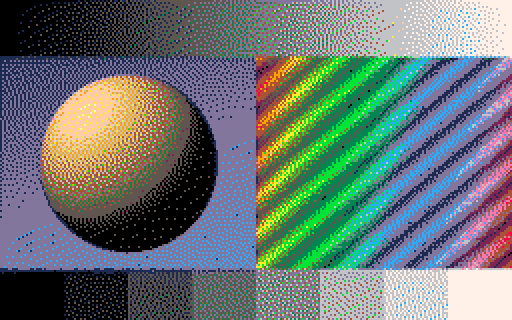
#> input picture skills/cx-dither-animacoes/scripts/proof/fs-pico8.png, 512 x 320 px
$ python dither_image.py ../proof/fs-pico8.png out.png
#> lines starting #> are read from the running program, lines starting #| are printed output that depends on the picture
### skills/cx-dither-animacoes/scripts/python/palette_tools.py
#!/usr/bin/env python3
"""Ferramentas de paleta para dither: rampas, gradient-map, contraste WCAG e presets.

Convencao: toda paleta/rampa e uma lista de cores do MAIS ESCURO para o MAIS CLARO
(indice 0 = sombra, ultimo = luz). O dither usa a ordem exatamente como foi dada.

Uso (CLI):
  python3 palette_tools.py presets
  python3 palette_tools.py ramp "#0A1A7A" "#F5F7FF" -n 4
  python3 palette_tools.py map in.png out.png --palette "#0A1A7A,#7BE8FF,#F5F7FF,#FFE24A"
  python3 palette_tools.py contrast "#FFE24A" "#0A1A7A"
  python3 palette_tools.py svg-tones --preset pixel-azul      # tableValues p/ svg-tone-filter.js
Como modulo: from palette_tools import parse_palette, ramp, gradient_map, contrast, PRESETS
"""
import argparse
import sys

import numpy as np
from PIL import Image

# Presets reais do trabalho (rodadas 3 a 5). Ordem: sombra -> luz.
PRESETS = {
    # azul cobalto pixel-art (d3): marinho, ciano, quase branco, amarelo
    "pixel-azul": ["#0A1A7A", "#7BE8FF", "#F5F7FF", "#FFE24A"],
    # "dither cinema": 4 tons de cinza neutros (base para tingir depois por filtro/shader)
    "cinema": ["#0A0A0A", "#5A5A5A", "#B0B0B0", "#FFFFFF"],
    # dinheiro/notas: roxo, turquesa, ouro brilhante, creme
    "notas": ["#4C1D95", "#2DD4BF", "#FFC933", "#F2ECDC"],
    # extras uteis
    "lima": ["#1F6B3A", "#6FB82E", "#B8F23B", "#F4FFD0"],
    "ouro": ["#8A5A00", "#E09A00", "#FFC21A", "#FFE79A"],
    "coral": ["#8A1F3B", "#D63A5E", "#FF4F7B", "#FFC2CF"],
    "cobalto-3": ["#001A9A", "#002FFF", "#4D7BFF"],
    "papel": ["#2B2118", "#7A5C3E", "#D8C7A5", "#FAF6EA"],
}


# ------------------------------------------------------------------ cores
def hex_to_rgb(h):
    h = h.strip().lstrip("#")
    if len(h) == 3:
        h = "".join(c * 2 for c in h)
    if len(h) != 6:
        raise ValueError(f"cor invalida: {h!r} (use #RRGGBB)")
    return tuple(int(h[i:i + 2], 16) for i in (0, 2, 4))


def rgb_to_hex(rgb):
    return "#%02X%02X%02X" % tuple(int(round(max(0, min(255, c)))) for c in rgb)


def parse_palette(spec):
    """'#a,#b,#c' | nome de preset | lista -> np.ndarray (N,3) uint8."""
    if isinstance(spec, str):
        key = spec.strip().lower()
        spec = PRESETS[key] if key in PRESETS else [s for s in spec.split(",") if s.strip()]
    if len(spec) < 2:
        raise ValueError("a paleta precisa de pelo menos 2 cores")
    return np.array([hex_to_rgb(c) if isinstance(c, str) else tuple(c) for c in spec], np.uint8)


# ------------------------------------------------------------------ rampas
# [11 lines left out: function ramp, not called in this run]


def _to_lin(c):
    c = np.asarray(c, float)
    return np.where(c <= 0.04045, c / 12.92, ((c + 0.055) / 1.055) ** 2.4)


def _from_lin(c):
    c = np.asarray(c, float)
    return np.where(c <= 0.0031308, c * 12.92, 1.055 * np.power(np.maximum(c, 0), 1 / 2.4) - 0.055)


# ------------------------------------------------------------------ luminancia / contraste
def luma(rgb):
    """Luminancia perceptual simples (Rec.709 em sRGB) 0..1; funciona com arrays (...,3)."""
    rgb = np.asarray(rgb, np.float32)
    return (rgb[..., 0] * 0.2126 + rgb[..., 1] * 0.7152 + rgb[..., 2] * 0.0722) / 255.0


# [12 lines left out: functions rel_luminance, contrast, not called in this run]


def wcag_grade(r):
    return "AAA" if r >= 7 else "AA" if r >= 4.5 else "AA-grande" if r >= 3 else "FALHA"


# ------------------------------------------------------------------ gradient-map
# [21 lines left out: function gradient_map, not called in this run]


# alias semantico: converter um PNG cinza (poucos tons) para a paleta
gray_to_palette = gradient_map


# [45 lines left out: functions svg_table_values, _cli, not called in this run]


# [2 lines that do not run on import are left out]

### skills/cx-dither-animacoes/scripts/python/dither_image.py
#!/usr/bin/env python3
"""dither_image.py - dither, halftone, hachura e pixel-art em imagens (Pillow + numpy).

Exemplos:
  python3 dither_image.py in.png out.png --algo bayer8 --preset pixel-azul --cell 4
  python3 dither_image.py in.png out.png --algo floyd --palette "#0A1A7A,#7BE8FF,#F5F7FF,#FFE24A"
  python3 dither_image.py in.png out.png --algo halftone --preset cinema --cell 8
  python3 dither_image.py in.png out.png --algo bayer8 --preset notas --pixel-grid 128 --scale 2

Algoritmos:
  bayer2|bayer4|bayer8  dither ordenado (matriz de Bayer). Cada "pixel" do dither tem --cell px.
  floyd                 difusao de erro Floyd-Steinberg (grao organico).
  atkinson              difusao de erro Atkinson (contraste alto, estilo Mac antigo).
  halftone              retícula de pontos a 45 graus; --cell = periodo do ponto em px.
  hatch                 hachura diagonal (gravura); --cell = periodo das linhas em px;
                        regioes bem escuras ganham a hachura cruzada.

Paleta: --palette "#a,#b,#c,#d" (do MAIS ESCURO ao MAIS CLARO, ordem usada tal qual) ou
  --preset (pixel-azul | cinema | notas | ... veja `palette_tools.py presets`). N cores = N tons.

Tamanho:
  --scale S      redimensiona a entrada (Lanczos) por S ANTES do dither (2 = o dobro de resolucao).
  --cell C       lado, em pixels de saida, de cada "pixel" do dither (blocos C x C).
  --pixel-grid N reduz o maior lado para uma grade logica de N pixels, dithera pixel a pixel e
                 amplia com NEAREST (fator inteiro). Cada pixel logico vira um bloco nitido.
Alfa:
  Por padrao o alfa e preservado em blocos (alfa >= 50% da celula = opaco, senao transparente:
  borda nitida de pixel-art). --keep-alpha mantem o alfa ORIGINAL (bordas suaves, resolucao cheia).
Ajustes: --gamma (>1 escurece meios-tons), --lo/--hi (niveis de entrada 0..1), --invert,
  --amount (forca do dither ordenado: 0 = posteriza, 1 = normal).
Saida determinística (sem aleatoriedade). Error-diffusion em Python puro: com --cell 1 em
imagens grandes leva alguns segundos; prefira --cell >= 2 ou --pixel-grid.
"""
import argparse
import os
import sys

import numpy as np
from PIL import Image

sys.path.insert(0, os.path.dirname(os.path.abspath(__file__)))
from palette_tools import PRESETS, luma, parse_palette  # noqa: E402

ALGOS = ["bayer2", "bayer4", "bayer8", "floyd", "atkinson", "halftone", "hatch"]


# ------------------------------------------------------------------ matrizes / limiares
def bayer(n):
    """Matriz de Bayer n x n (n potencia de 2) com inteiros 0..n*n-1."""
    m = np.array([[0]])
    while m.shape[0] < n:
        m = np.block([[4 * m, 4 * m + 2], [4 * m + 3, 4 * m + 1]])
    return m


def bayer_threshold(shape, n):
    """Limiar 0..1 (centro do degrau) ladrilhado para o formato `shape` (h, w)."""
    b = (bayer(n) + 0.5) / (n * n)
    h, w = shape
    return np.tile(b, (h // n + 1, w // n + 1))[:h, :w].astype(np.float32)


def apply_levels(lum, lo, hi, gamma, invert):
    out = np.clip((lum - lo) / max(1e-6, hi - lo), 0, 1)
    if gamma != 1:
        out = out ** gamma
    return 1 - out if invert else out


def tone_index(lum, thr, n):
    """lum 0..1 + limiar 0..1 -> indice de tom 0..n-1 (gradient-map com dither)."""
    f = np.clip(lum, 0, 1) * (n - 1)
    base = np.floor(f)
    frac = f - base
    return np.clip(base + (frac > thr), 0, n - 1).astype(np.int32)


# ------------------------------------------------------------------ difusao de erro
# [43 lines left out: functions diffuse, screen_threshold, not called in this run]


# ------------------------------------------------------------------ reducao ciente de alfa
def reduce_lum(lum, alpha, gw, gh):
    """Media por celula da luminancia ponderada por alfa -> (lum_grid, alpha_grid)."""
    def box(a):
        return np.asarray(Image.fromarray(a.astype(np.float32), "F").resize((gw, gh), Image.BOX))
    am = box(alpha)
    lm = box(lum * alpha)
    return np.where(am > 1e-4, lm / np.maximum(am, 1e-4), 0).astype(np.float32), am


def resize_f(a, size, resample):
    return np.asarray(Image.fromarray(a.astype(np.float32), "F").resize(size, resample))


# ------------------------------------------------------------------ pipeline
def dither_image(im, algo="bayer8", palette="pixel-azul", cell=4, scale=1.0, pixel_grid=0,
                 keep_alpha=False, gamma=1.0, lo=0.0, hi=1.0, invert=False, amount=1.0):
    if algo not in ALGOS:
        raise ValueError(f"algo invalido: {algo} (use {ALGOS})")
    pal = parse_palette(palette)
    n = len(pal)
    im = im.convert("RGBA")
    if scale != 1:
        im = im.resize((max(1, round(im.width * scale)), max(1, round(im.height * scale))), Image.LANCZOS)
    W, H = im.size
    arr = np.asarray(im)
    lum = apply_levels(luma(arr[..., :3]), lo, hi, gamma, invert)
    alpha = arr[..., 3].astype(np.float32) / 255.0

    if pixel_grid:
        # grade logica: maior lado = pixel_grid; cada pixel logico vira k x k na saida
        if W >= H:
            gw, gh = pixel_grid, max(1, round(pixel_grid * H / W))
        else:
            gh, gw = pixel_grid, max(1, round(pixel_grid * W / H))
        k = max(1, round(max(W, H) / pixel_grid))
        blocks = True
    else:
        k = max(1, int(cell))
        gw, gh = -(-W // k), -(-H // k)
        blocks = algo in ("bayer2", "bayer4", "bayer8", "floyd", "atkinson")

    if blocks:
        lg, ag = reduce_lum(lum, alpha, gw, gh)
        if algo.startswith("bayer"):
            nb = int(algo[5:])
            thr = 0.5 + (bayer_threshold((gh, gw), nb) - 0.5) * amount
            idx = tone_index(lg, thr, n)
        elif algo in ("floyd", "atkinson"):
            idx = diffuse(lg, n, algo)
        else:  # halftone/hatch em grade logica: periodo = cell em pixels logicos (so com --pixel-grid)
            period = max(2.0, float(cell))
            idx = tone_index(lg, screen_threshold((gh, gw), algo, period), n)
        rgb = pal[idx]
        ah = (ag >= 0.5)
        up = lambda a: np.repeat(np.repeat(a, k, axis=0), k, axis=1)
        rgb = up(rgb)
        ahard = up(ah)
        outW, outH = gw * k, gh * k
        if not pixel_grid:  # recorta a sobra do ultimo bloco
            rgb, ahard, outW, outH = rgb[:H, :W], ahard[:H, :W], W, H
        a8 = np.where(ahard, 255, 0).astype(np.uint8)
        if keep_alpha:
            a8 = np.asarray(Image.fromarray((alpha * 255).astype(np.uint8)).resize((outW, outH), Image.LANCZOS))
    else:
        # halftone / hatch em resolucao cheia, luminancia suavizada pelo periodo
        period = max(2.0, float(cell))
        lg, ag = reduce_lum(lum, alpha, max(1, round(W / period)), max(1, round(H / period)))
        lf = resize_f(lg, (W, H), Image.BILINEAR)
        thr = screen_threshold((H, W), algo, period)
        idx = tone_index(lf, thr, n)
        rgb = pal[idx]
        a8 = (alpha * 255).astype(np.uint8) if keep_alpha else np.where(alpha >= 0.5, 255, 0).astype(np.uint8)

    out = np.dstack([rgb.astype(np.uint8), a8])
    return Image.fromarray(out, "RGBA")


def main():
    ap = argparse.ArgumentParser(description=__doc__, formatter_class=argparse.RawDescriptionHelpFormatter)
    ap.add_argument("inp")
    ap.add_argument("out")
    ap.add_argument("--algo", choices=ALGOS, default="bayer8")
    g = ap.add_mutually_exclusive_group()
    g.add_argument("--palette", help='"#a,#b,..." do mais escuro ao mais claro')
    g.add_argument("--preset", choices=sorted(PRESETS), help="paleta pronta")
    ap.add_argument("--cell", type=int, default=4, help="px de saida por pixel do dither (padrao 4)")
    ap.add_argument("--scale", type=float, default=1.0, help="escala da entrada antes do dither (padrao 1)")
    ap.add_argument("--pixel-grid", type=int, default=0, metavar="N", help="grade logica de N px no maior lado")
    ap.add_argument("--keep-alpha", action="store_true", help="mantem o alfa original (bordas suaves)")
    ap.add_argument("--gamma", type=float, default=1.0)
    ap.add_argument("--lo", type=float, default=0.0)
    ap.add_argument("--hi", type=float, default=1.0)
    ap.add_argument("--invert", action="store_true")
    ap.add_argument("--amount", type=float, default=1.0, help="forca do dither ordenado (0..1)")
    a = ap.parse_args()

    pal = a.palette or a.preset or "pixel-azul"
    res = dither_image(Image.open(a.inp), a.algo, pal, a.cell, a.scale, a.pixel_grid, a.keep_alpha,
                       a.gamma, a.lo, a.hi, a.invert, a.amount)
#> in parse_palette, `key = spec.strip().lower()`: key = 'pixel-azul'
#> in parse_palette, `spec = PRESETS[key] if key in PRESETS else [s for s in spec.split(",")..`: spec = ['#0A1A7A', '#7BE8FF', '#F5F7FF', '#FFE24A']
#> in dither_image, `pal = parse_palette(palette)`: pal = [[10, 26, 122], [123, 232, 255], [245, 247, 255], [255, 226, 74]]
#> in dither_image, `n = len(pal)`: n = 4
#> in dither_image, im is the input picture: PIL image 512x320 RGBA; mean R, G, B, A 105.2, 118.3, 115.2, 255
#> in luma, `return (rgb[..., 0] * 0.2126 + rgb[..., 1] * 0.7152 + rgb[..., 2] * 0...`:
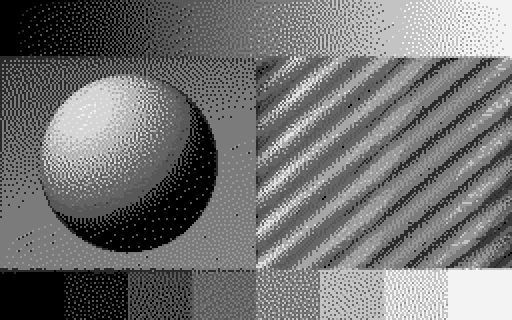
#> returned value: shape (320, 512) float32; min 0, max 0.954, mean 0.452
#> in dither_image, `alpha = arr[..., 3].astype(np.float32) / 255.0`: alpha: shape (320, 512) float32; every value is 1
#> in box, `return np.asarray(Image.fromarray(a.astype(np.float32), "F").resize((g..`: returned value: shape (80, 128) float32; every value is 1
#> in box (call 2), `return np.asarray(Image.fromarray(a.astype(np.float32), "F").resize((g..`:
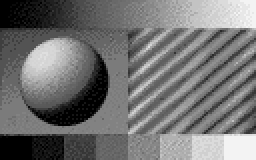
#> returned value: shape (80, 128) float32 (shown 2 times larger); min 0, max 0.954, mean 0.452
#> in tone_index, `base = np.floor(f)`:
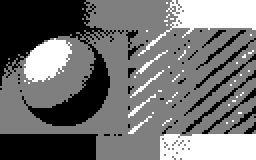
#> base: shape (80, 128) float32 (shown 2 times larger); min 0, max 2, mean 0.892; drawn with min black and max white
#> in tone_index, `frac = f - base`:
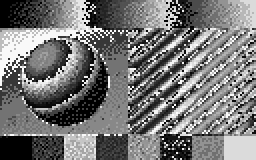
#> frac: shape (80, 128) float32 (shown 2 times larger); min 0, max 1, mean 0.464
#> in tone_index, `return np.clip(base + (frac > thr), 0, n - 1).astype(np.int32)`:
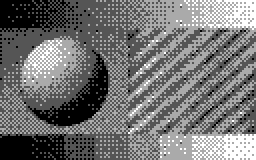
#> returned value: shape (80, 128) int32 (shown 2 times larger); min 0, max 3, mean 1.36; drawn with min black and max white
#> in dither_image, `rgb = pal[idx]`:
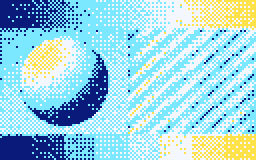
#> rgb: shape (80, 128, 3) (shown 2 times larger); mean of channels 0, 1, 2 159.8, 209.2, 224.3; drawn as R, G, B
#> in dither_image, `ah = (ag >= 0.5)`: ah: shape (80, 128) bool; every value is 1
#> in dither_image, `rgb = up(rgb)`:
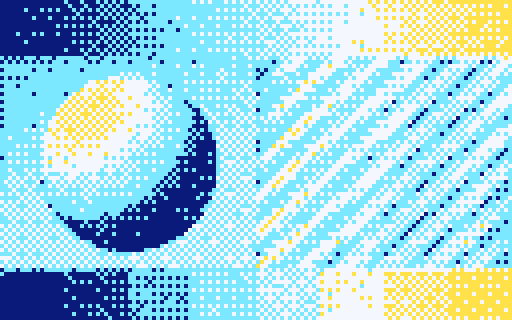
#> rgb: shape (320, 512, 3); mean of channels 0, 1, 2 159.8, 209.2, 224.3; drawn as R, G, B
#> in dither_image, `ahard = up(ah)`: ahard: shape (320, 512) bool; every value is 1
#> in dither_image, `a8 = np.where(ahard, 255, 0).astype(np.uint8)`: a8: shape (320, 512); every value is 255
    os.makedirs(os.path.dirname(os.path.abspath(a.out)), exist_ok=True)
    res.save(a.out)
    print(f"ok {a.out} {res.size[0]}x{res.size[1]} algo={a.algo} tons={len(parse_palette(pal))}")
#| ok out.png 512x320 algo=bayer8 tons=4


if __name__ == "__main__":
    main()
